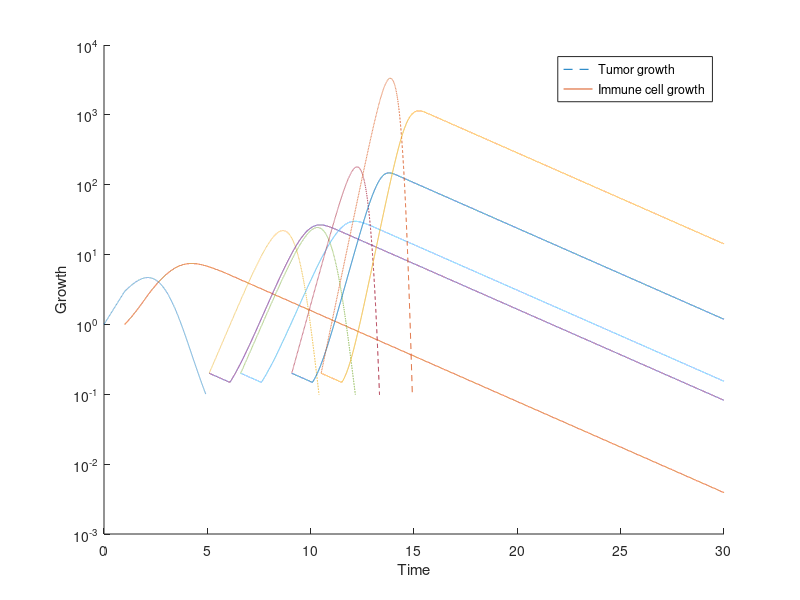
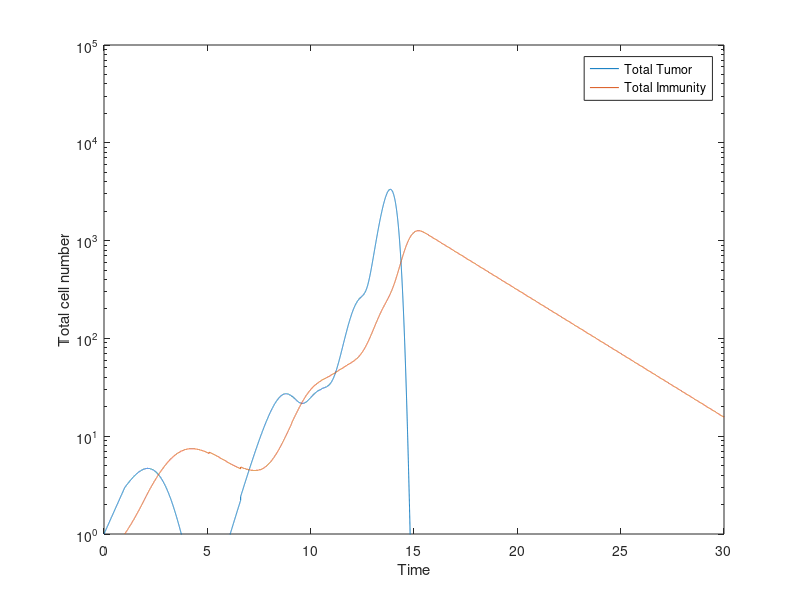

Reproduce these figures in MATLAB, in order.
clear;
    t0=0.00;            
    tEnd=30;       
    dt=0.001;             
    T=[t0:dt:tEnd]; 
    
    n=floor((tEnd-t0)/dt);
    NumVar = 5;
    NumActive = 1;
    probreset = 0.001 * 1/1000;
    prob = probreset;
    escaped = false;
    
    IndCancer = zeros(n+1,NumVar);
    IndImmune = zeros(n+1,NumVar);
    dead = zeros(NumVar,1);

    IndCancer(1) = 1;
    IndImmune(1001) = 1;
   
    CancerGrowthMat = zeros(NumVar,1);
    CancerSensitivityMat = zeros(NumVar,1);
    for i=1:NumVar
        raw = i + 1 + randn/2;
        CancerGrowthMat(i) = raw / 2;
        raw = NumVar + randn/2 - i;
        CancerSensitivityMat(i) = raw / 10;
    end
    for i=1:n
        if escaped == true
            break;
        end
        for j=1:NumActive
            % Cancer
            if dead(j) == 0
                if IndCancer(i,j) > 10000
                    escaped = true;
                end
                
                CancerGrowth = CancerGrowthMat(j) * (IndCancer(i,j) * (1 - IndCancer(i,j) / 20000));
                CancerKillRate = CancerSensitivityMat(j) * IndCancer(i,j) * IndImmune(i,j);
            
                if IndCancer(i,j) < 0.1
                    dead(j) = 1;
                end
                
                dCancer = CancerGrowth - CancerKillRate;
                IndCancer(i+1,j) = IndCancer(i,j)+dt*dCancer;
                
            end
            
            % Immune
            if i > 1000;
                ImmuneGrowth = IndCancer(i-1000,j) * (1 - IndImmune(i,j) / 1500);
                ImmuneKilledbyCancer = -0.0001 * IndCancer(i,j);
                ImmuneDies = -0.3 * IndImmune(i,j);
                
                dImmune = ImmuneGrowth + ImmuneKilledbyCancer + ImmuneDies;
                IndImmune(i+1,j) = IndImmune(i,j)+dt*dImmune;
            end
        end
        
        % Spawn
        if NumActive < NumVar
            prob = prob + ((1/10000) * 1/1000);
            if rand < prob
                prob
                NumActive = NumActive + 1;
                prob = probreset;
                IndCancer(i+1, NumActive) = 0.2;
                IndImmune(i+1, NumActive) = 0.2;
            end
        end
    end


figure(1)
clf;
hold on
for i=1:NumVar
   semilogy(T,IndCancer(:,i), '--', T,IndImmune(:,i));
end
  % axis([0 30 0 1000])
  legend('Tumor growth', 'Immune cell growth')
  xlabel('Time')
  ylabel('Growth')
  xlim([0 30])

figure(2);
TotalCancer = sum(IndCancer');
TotalImmune = sum(IndImmune');
semilogy(T,TotalCancer, T, TotalImmune);
legend('Total Tumor', 'Total Immunity')
xlabel('Time')
ylabel('Total cell number')
ylim([10^0 10^5])